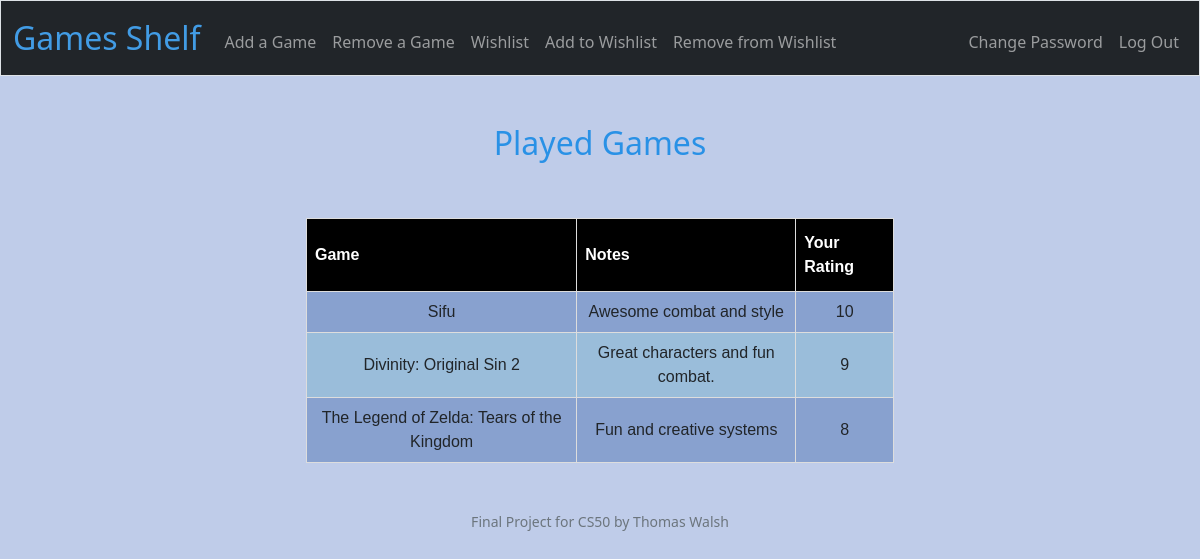
The page / (signed in) on the database its author committed.
### tables this page shows
CREATE TABLE "shelves" (
id INTEGER PRIMARY KEY AUTOINCREMENT DEFAULT 0,
user_id INTEGER NOT NULL,
game_name TEXT NOT NULL,
notes TEXT,
rating INTEGER
);

### app.py (the view)
@app.route("/")
@login_required
def index():
    games = db.execute("SELECT game_name, notes, rating FROM shelves WHERE user_id = ?", session["user_id"])
    data_list = [{'game_name': game["game_name"],
                  'notes': game["notes"],
                  'rating': game["rating"]}
                        for game in games]
    return render_template("index.html", games = data_list)

### app.py (called while the page is built)
def login_required(f):
    @wraps(f)
    def decorated_function(*args, **kwargs):
        if session.get("user_id") is None:
            return redirect("/login")
        return f(*args, **kwargs)
    return decorated_function

### templates/index.html (shortened to what this page needs)
{% extends "layout.html" %}
{% block main %}
    <h2>Played Games</h2>
    <br><br>
        <table id="games">
            <thead>
                <tr>
                    <th>Game</th>
                    <th>Notes</th>
                    <th>Your Rating</th>
                </tr>
            </thead>
            <tbody>
                {% for game in games %}
                    <tr>
                        <td>{{ game.game_name }}</td>
                        <td>{{ game.notes }}</td>
                        <td>{{ game.rating }}</td>
                    </tr>
                {% endfor %}
            </tbody>
        </table>
{% endblock %}

### templates/layout.html (shortened to what this page needs)
<!DOCTYPE html>
<html lang="en">
    <head>
        <link href="https://cdn.jsdelivr.net/npm/bootstrap@5.1.3/dist/css/bootstrap.min.css" rel="stylesheet">
        <link href="/static/styles.css" rel="stylesheet">
    </head>
    <body>
        <nav class="bg-dark border navbar navbar-expand-lg navbar-dark">
            <div class="container-fluid">
                <a class="navbar-brand" href="/">Games Shelf</a>
                <div class="collapse navbar-collapse" id="navbar">
                    {% if session["user_id"] %}
                        <ul class="navbar-nav me-auto mt-2">
                            <li class="nav-item"><a class="nav-link" href="/add_games">Add a Game</a></li>
                            <li class="nav-item"><a class="nav-link" href="/remove_games">Remove a Game</a></li>
                            <li class="nav-item"><a class="nav-link" href="/wishlist">Wishlist</a></li>
                            <li class="nav-item"><a class="nav-link" href="/wishlist_add">Add to Wishlist</a></li>
                            <li class="nav-item"><a class="nav-link" href="/wishlist_remove">Remove from Wishlist</a></li>
                        </ul>
                        <ul class="navbar-nav ms-auto mt-2">
                            <li class="nav-item"><a class="nav-link" href="/change_pass">Change Password</a></li>
                            <li class="nav-item"><a class="nav-link" href="/logout">Log Out</a></li>
                        </ul>
                    {% else %}
                        <ul class="navbar-nav ms-auto mt-2">
                            <li class="nav-item"><a class="nav-link" href="/register">Register</a></li>
                            <li class="nav-item"><a class="nav-link" href="/login">Log In</a></li>
                        </ul>
                    {% endif %}
                </div>
            </div>
        </nav>
        <main class="container-fluid py-5 text-center">
            {% block main %}{% endblock %}
        </main>
        <footer class="mb-5 small text-center text-muted">
            Final Project for CS50 by Thomas Walsh
        </footer>
    </body>
</html>

### static/styles.css (style rules this page uses)
.navbar-brand { font-size: xx-large; color: #429ce5 !important; }
h2 { color:#2991e6; }
body { background-color: rgba(191, 204, 233, 0.993); }
#games { font-family: Arial, Helvetica, sans-serif; border-collapse: collapse; width: 50%; margin-left: auto; margin-right: auto; }
#games td, #games th { border: 1px solid #dddddd; padding: 8px; }
#games tr:nth-child(even) { background-color: #9abdda; }
#games tr:nth-child(odd) { background-color: #88a1cf; }
#games th { padding-top: 12px; padding-bottom: 12px; text-align: left; background-color: #000000; color: white; }

### rows shown on the page
shelves: game_name "Sifu", notes "Awesome combat and style", rating "10"
shelves: game_name "Divinity: Original Sin 2", notes "Great characters and fun combat.", rating "9"
shelves: game_name "The Legend of Zelda: Tears of the Kingdom", notes "Fun and creative systems", rating "8"
